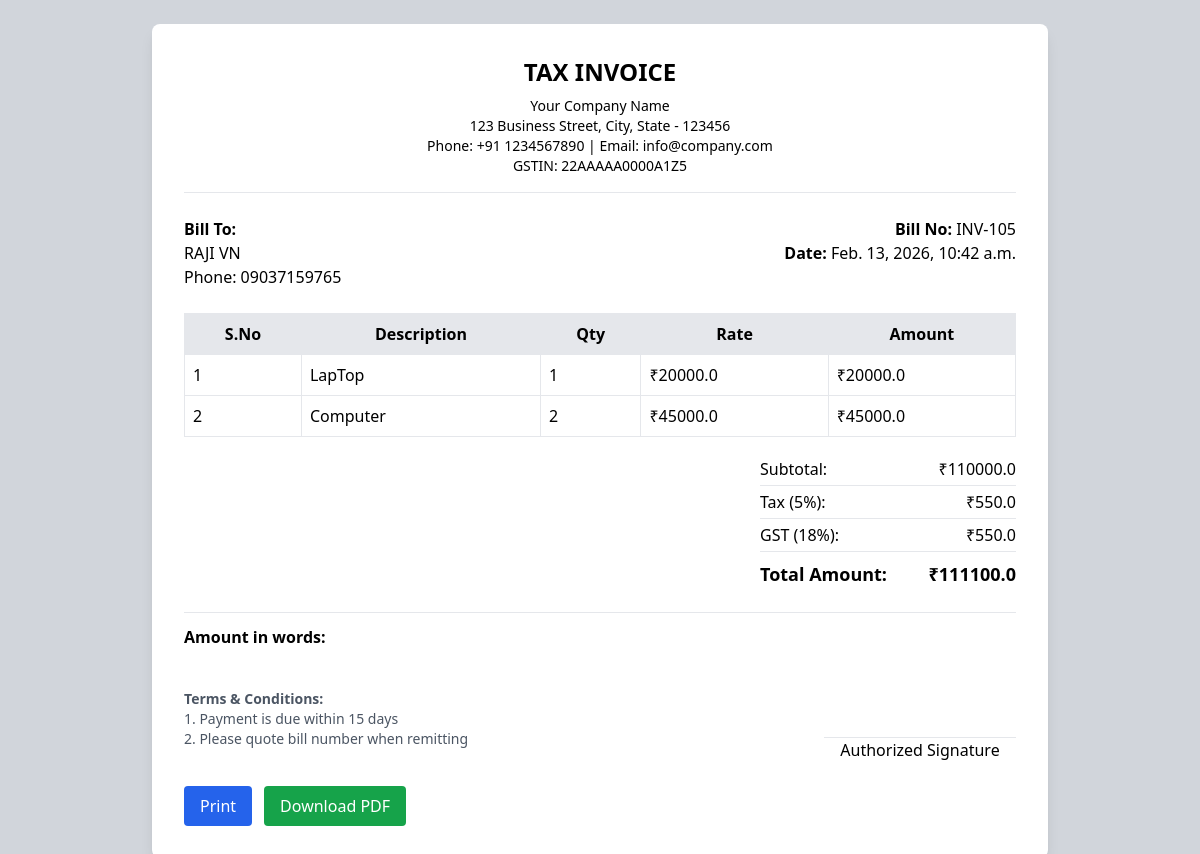
/view-bills/105/, run on the app's committed database.
### api/models.py (models this page shows, shortened)
class Bill(models.Model):
    bill_no=models.CharField(max_length=100,blank=True,null=True)
    customer_name=models.CharField(max_length=200)
    total=models.FloatField(default=0.0)
    total_price=models.FloatField(default=0.0)
    tax = models.FloatField(default=0)
    gst = models.FloatField(default=0)
    phone=models.CharField(max_length=15,blank=True,null=True)
    item_name=models.CharField(max_length=200,blank=True,null=True)
    quantity=models.IntegerField(default=0)
    date=models.DateTimeField(auto_now_add=True)
    created_by=models.CharField(max_length=200)
    @property
    def grand_total(self):
        return self.total + self.tax + self.gst

class BillItem(models.Model):
    bill=models.ForeignKey(Bill,on_delete=models.CASCADE,related_name='items')
    product=models.ForeignKey(Product,on_delete=models.CASCADE)
    quantity=models.IntegerField(default=1)
    price=models.FloatField(default=0.0)

class Product(models.Model):
    name=models.CharField(max_length=200)
    price=models.FloatField()
    stock=models.IntegerField()

### api/views.py (the view)
# urls.py: path('view-bills/', views.view_bills_page, name='view_bills_page'),
def view_bills_page(request,id):
    bill=get_object_or_404(Bill, id=id)
    subtotal=sum(item.quantity * item.price for item in bill.items.all())
    tax = subtotal * 0.05
    gst = subtotal * 0.18
    grand_total = subtotal + tax + gst
    context = {
        "bill": bill,
        "subtotal": round(subtotal, 2),
        "tax": round(tax, 2),
        "gst": round(gst, 2),
        "grand_total": round(grand_total, 2),
    }
    return render(request, 'viewbills.html', context)

### templates/viewbills.html (shortened to what this page needs)
<!DOCTYPE html>
<html>
<head>
    <script src="https://cdn.tailwindcss.com"></script>
</head>
<body class="bg-gray-300 p-6">
<div class="max-w-4xl mx-auto bg-white shadow-lg rounded-lg p-8">
    <div class="text-center border-b pb-4">
        <h1 class="text-2xl font-bold">TAX INVOICE</h1>
        <p class="text-sm mt-2">
            Your Company Name <br>
            123 Business Street, City, State - 123456 <br>
            Phone: +91 1234567890 | Email: info@company.com <br>
            GSTIN: 22AAAAA0000A1Z5
        </p>
    </div>
    <div class="flex justify-between mt-6">
        <div>
            <p class="font-semibold">Bill To:</p>
            <p>{{ bill.customer_name }}</p>
            <p>Phone: {{ bill.phone }}</p>
        </div>
        <div class="text-right">
            <p><strong>Bill No:</strong> INV-{{ bill.id }}</p>
            <p><strong>Date:</strong> {{ bill.date }}</p>
        </div>
    </div>
    <table class="w-full mt-6 border">
        <thead class="bg-gray-200">
            <tr>
                <th class="p-2 border">S.No</th>
                <th class="p-2 border">Description</th>
                <th class="p-2 border">Qty</th>
                <th class="p-2 border">Rate</th>
                <th class="p-2 border">Amount</th>
            </tr>
        </thead>
        <tbody>
        {% for item in bill.items.all %}
            <tr>
                <td class="p-2 border">{{ forloop.counter }}</td>
                <td class="p-2 border">{{ item.product.name }}</td>
                <td class="p-2 border">{{ item.quantity }}</td>
                <td class="p-2 border">₹{{ item.price }}</td>
                <td class="p-2 border">₹{{ item.price }}</td>
            </tr>
        {% endfor %}
        </tbody>
    </table>
    <div class="flex justify-end mt-4">
        <div class="w-64">
            <div class="flex justify-between border-b py-1">
                <span>Subtotal:</span>
                <span>₹{{ bill.total }}</span>
            </div>
            <div class="flex justify-between border-b py-1">
                <span>Tax (5%):</span>
                <span>₹{{ bill.tax }}</span>
            </div>
            <div class="flex justify-between border-b py-1">
                <span>GST (18%):</span>
                <span>₹{{ bill.gst }}</span>
            </div>
            <div class="flex justify-between font-bold text-lg pt-2">
                <span>Total Amount:</span>
                <span>₹{{ bill.grand_total }}</span>
            </div>
        </div>
    </div>
    <div class="mt-6 border-t pt-3">
        <p>
            <strong>Amount in words:</strong> {{ bill.amount_words }}
        </p>
    </div>
    <div class="mt-10 flex justify-between">
        <div class="text-sm text-gray-600">
            <p class="font-semibold">Terms & Conditions:</p>
            <p>1. Payment is due within 15 days</p>
            <p>2. Please quote bill number when remitting</p>
        </div>
        <div class="text-center">
            <div class="border-t w-48 mt-12"></div>
            <p>Authorized Signature</p>
        </div>
    </div>
    <div class="mt-6 flex gap-3">
        <button onclick="window.print()"
            class="bg-blue-600 text-white px-4 py-2 rounded">
            Print
        </button>
        <a href="/api/bill/{{ bill.id }}/print/"
            class="bg-green-600 text-white px-4 py-2 rounded">
            Download PDF
        </a>
    </div>
</div>
</body>
</html>

### data on the page
Bill: customer_name "RAJI VN", phone "09037159765", id "105", date "Feb. 13, 2026, 10:42 a.m.", total "110000.0", tax "550.0", gst "550.0", grand_total "111100.0"
BillItem: product.name "LapTop", quantity "1", price "20000.0"
BillItem: product.name "Computer", quantity "2", price "45000.0"
